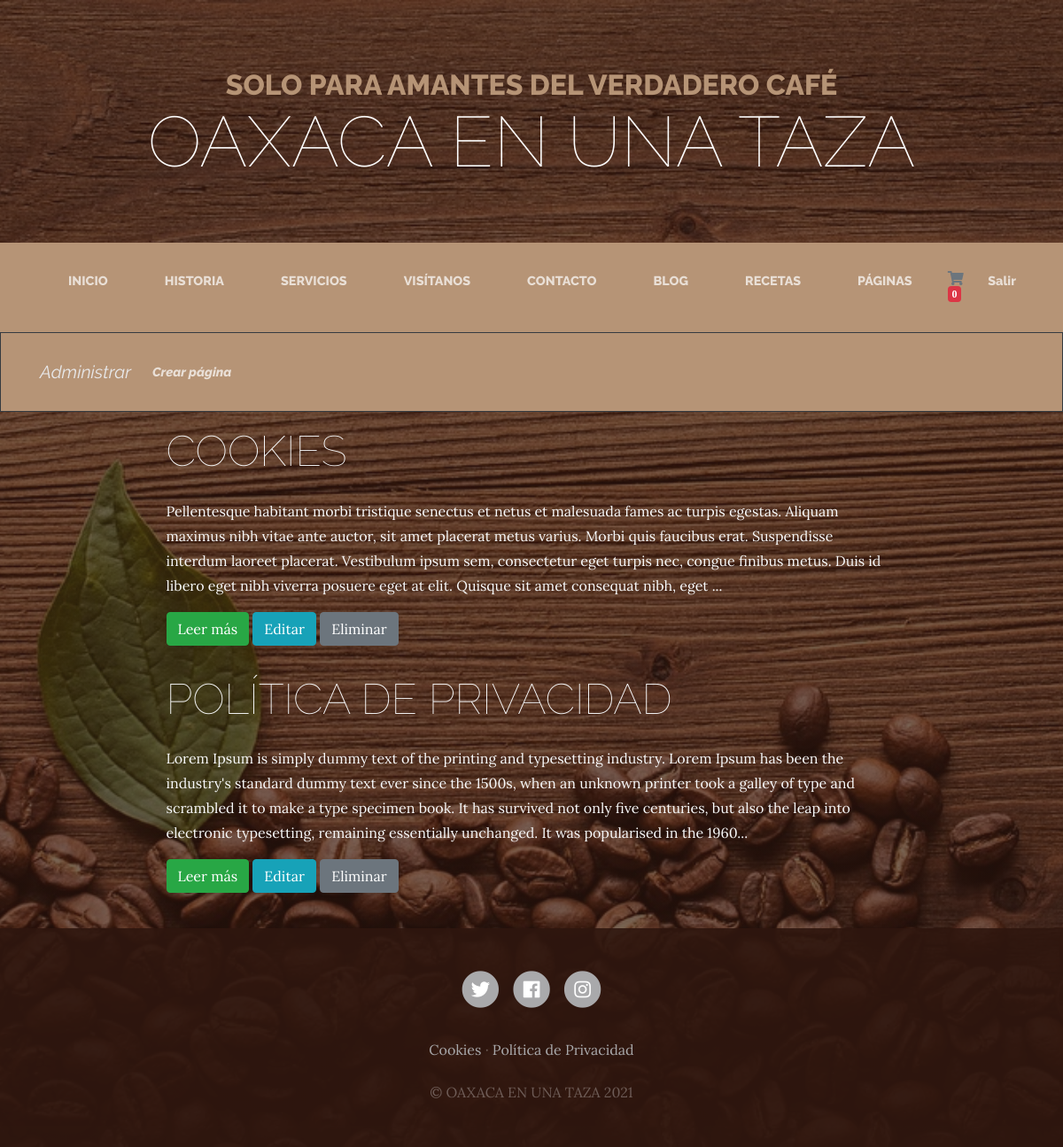
/page/ (signed in), run on the app's committed database.
### pages/models.py (models this page shows, shortened)
class Page(models.Model):
    title = models.CharField(max_length=200, verbose_name="Título")
    content = models.TextField(verbose_name="Content")
    created = models.DateTimeField(auto_now_add=True, verbose_name="Fecha de creación")
    updated = models.DateTimeField(auto_now=True, verbose_name="Fecha de edición")
    class Meta:
        verbose_name = "página"
        verbose_name_plural = "páginas"
        ordering = ['title']

### pages/views.py (the view)
# urls.py: path('',views.PageListView.as_view(), name="pages"),
@method_decorator(staff_member_required,name='dispatch')
class PageListView(ListView):
    model = Page

### pages/templatetags/pages_extras.py (called while the page is built)
@register.simple_tag
def get_page_list():
    pages = Page.objects.all()
    return pages

### pages/templates/pages/page_list.html
{% extends 'core/base.html' %}
{% block content %}
{% include "pages/includes/menu_pages.html" %}
{% load static %}
<div class="container mb-4">
    {% for page in page_list %}
    <div class="row mt-3">
        <div class="col-md-9 mx-auto text-light">
            <h2 class="section-heading mb-4">
                <span class="section-heading-lower">{{page.title}}</span>
            </h2>
            <div>
                <p>{{page.content|safe|truncatechars:"400"}}</p>
                <p>
                    <a class="btn btn-success" href="{% url 'page_detail' page.id page.title|slugify %}" role="button">Leer más</a>
                    {% if request.user.is_staff %}
                        <a class="btn btn-info" href="{% url 'update_page' page.id %}" role="button">Editar</a>
                        <a class="btn btn-secondary" href="{% url 'delete_page' page.id %}" role="button">Eliminar</a>
                    {% endif %}
                </p>
            </div>
        </div>
    </div>
    {% endfor %}
</div>
{% endblock %}

### core/templates/core/base.html (shortened to what this page needs)
<!DOCTYPE html>
<html lang="es">
<head>
  <link rel="stylesheet" href="https://stackpath.bootstrapcdn.com/bootstrap/4.1.1/css/bootstrap.min.css"
 />
  <link rel="stylesheet" href="https://use.fontawesome.com/releases/v5.0.13/css/all.css"
 />
  {% load static %}
  <link href="{% static 'core/css/business-casual.css' %}" rel="stylesheet">
</head>
<body>
  <h1 class="site-heading text-center text-white d-none d-lg-block">
    <span class="site-heading-upper text-primary mb-3">SOLO PARA AMANTES DEL VERDADERO CAFÉ
    </span>
    <span class="site-heading-lower">OAXACA EN UNA TAZA</span>
  </h1>
  <nav class="navbar navbar-expand-lg navbar-dark py-lg-4" id="mainNav">
    <div class="container">
      <div class="collapse navbar-collapse" id="navbarResponsive">
        <ul class="navbar-nav mx-auto">
          <li class="nav-item {% if request.path == '/' %} active {% endif %} px-lg-4">
            <a class="nav-link text-uppercase text-expanded" href="{% url 'home' %}">Inicio</a>
          </li>
          <li class="nav-item {% if request.path == '/about/' %} active {% endif %} px-lg-4">
            <a class="nav-link text-uppercase text-expanded" href="{% url 'about' %}">Historia</a>
          </li>
          <li class="nav-item {% if request.path == '/services/' %} active {% endif %} px-lg-4">
            <a class="nav-link text-uppercase text-expanded" href="{% url 'services' %}">Servicios</a>
          </li>
          <li class="nav-item {% if request.path == '/visit/' %} active {% endif %} px-lg-4">
            <a class="nav-link text-uppercase text-expanded" href="{% url 'visit_us' %}">Visítanos</a>
          </li>
          <li class="nav-item {% if request.path == '/contact/' %} active {% endif %} px-lg-4">
            <a class="nav-link text-uppercase text-expanded" href="{% url 'contact' %}">Contacto</a>
          </li>
          <li class="nav-item {% if request.path|slice:':6' == '/blog/' %} active {% endif %} px-lg-4">
            <a class="nav-link text-uppercase text-expanded" href="{% url 'blog' %}">Blog</a>
          </li>
          <li class="nav-item {% if request.path == '/recipe/' %} active {% endif %} px-lg-4">
            <a class="nav-link text-uppercase text-expanded" href="{% url 'recipes:recipes' %}">Recetas</a>
          </li>
          {% if request.user.is_staff %}
            <li class="nav-item {% if request.path == '/pages/' %} active {% endif %} px-lg-4">
              <a class="nav-link text-uppercase text-expanded" href="{% url 'pages' %}">Páginas</a>
            </li>
          {% endif %}
          <li>
            <a href="#" onclick="realizaPedido()" class="nav-link text-secondary">
              <i class="fas fa-shopping-cart"> <span id="cart-badge" class="badge badge-danger">0</span> </i>
            </a>
          </li>
            {% if not request.user.is_authenticated %}
            <li class="nav-item">
              <a class="nav-link" href="{% url 'login' %}">Acceder</a>
              <!-- <a class="nav-link" href="/admin/">
                {% if request.user.is_staff %}Admin{% else %}Acceder{% endif %}
              </a> -->
            </li>
            <li class="nav-item">
              <a class="nav-link" href="{% url 'signup' %}">Registro</a>
            </li>
            <li>
              <a href="{% url 'social:begin' 'google-oauth2' %}?next={%  url 'home' %}">
                <i class="fab fa-google"></i> Google</a>
            </li>
            {% else %}
              <li class="nav-item">
                <a class="nav-link" href="{% url 'logout' %}">Salir</a>
              </li>
            {% endif %}
        </ul>
      </div>
    </div>
  </nav>
  {% block content %}
  {% endblock %}
  <footer class="footer text-faded text-center py-5">
    <div class="container">
      <p class="m-0">
        <a href="#" class="link">
          <span class="fa-stack fa-lg">
            <i class="fa fa-circle fa-stack-2x"></i>
            <i class="fab fa-twitter fa-stack-1x fa-inverse"></i>
          </span>
        </a>
        <a href="#" class="link">
          <span class="fa-stack fa-lg">
            <i class="fa fa-circle fa-stack-2x"></i>
            <i class="fab fa-facebook fa-stack-1x fa-inverse"></i>
          </span>
        </a>
        <a href="#" class="link">
          <span class="fa-stack fa-lg">
            <i class="fa fa-circle fa-stack-2x"></i>
            <i class="fab fa-instagram fa-stack-1x fa-inverse"></i>
          </span>
        </a>
      </p>
      <p class="m-0 mbt">
        {% load pages_extras %}
        {% get_page_list as page_list %}
        {% for page in page_list %}
          <a href="{% url 'page' page.id %}" class="link">{{page.title}}</a>
          {% if not forloop.last %}
          ·
          {% endif %}
        {% endfor %}
      </p>
      <p class="m-0 mbt1">&copy; OAXACA EN UNA TAZA 2021</p>
    </div>
  </footer>
</body>
</html>

### core/static/core/css/business-casual.css (style rules this page uses)
body { font-family: "Lora"; background: linear-gradient(rgba(47, 23, 15, 0.65), rgba(47, 23, 15, 0.65)), url("../img/Coffee_.jpg"); background-attachment: fixed; background-position: center; background-size: cover; }
h1, h2, h3, h4, h5, h6 { font-family: "Raleway"; }
p { line-height: 1.75; }
.text-faded { color: rgba(255, 255, 255, 0.3); }
.site-heading { margin-top: 5rem; margin-bottom: 5rem; text-transform: uppercase; line-height: 1; font-family: "Raleway"; }
.site-heading .site-heading-upper { display: block; font-size: 2rem; font-weight: 800; }
.site-heading .site-heading-lower { font-size: 5rem; font-weight: 100; line-height: 4rem; }
.section-heading { text-transform: uppercase; }
.section-heading .section-heading-lower { display: block; font-size: 3rem; font-weight: 100; }
#mainNav { background-color: #b69476; font-family: "Raleway"; }
#mainNav .navbar-nav .nav-item .nav-link { color: rgba(255, 255, 255, 0.7); font-weight: 800; }
@media (min-width: 992px) { #mainNav .navbar-nav .nav-item .nav-link { font-size: 0.9rem; } }
.footer { background-color: rgba(47, 23, 15, 0.9); }
.text-primary { color: #b69476 !important; }
.btn { box-shadow: 0px 3px 3px 0px rgba(33, 37, 41, 0.1); }
.mbt { padding-top: 2rem; }
.mbt1 { padding-top: 1.25rem; }
a.link { color: #a9a9ab; }

### data on the page
Page: title "COOKIES", content "Pellentesque habitant morbi tristique senectus et netus et malesuada fames ac turpis egestas. Aliquam maximus nibh vitae ante auctor, sit amet placerat metus varius. Morbi quis faucibus erat. Suspendisse interdum laoreet placerat. Vestibulum ipsum sem, consectetur eget turpis nec, congue finibus metus. Duis id libero eget nibh viverra posuere eget at elit. Quisque sit amet consequat nibh, eget ...", title "Cookies"
Page: title "POLÍTICA DE PRIVACIDAD", content "Lorem Ipsum is simply dummy text of the printing and typesetting industry. Lorem Ipsum has been the industry's standard dummy text ever since the 1500s, when an unknown printer took a galley of type and scrambled it to make a type specimen book. It has survived not only five centuries, but also the leap into electronic typesetting, remaining essentially unchanged. It was popularised in the 1960...", title "Política de Privacidad"
